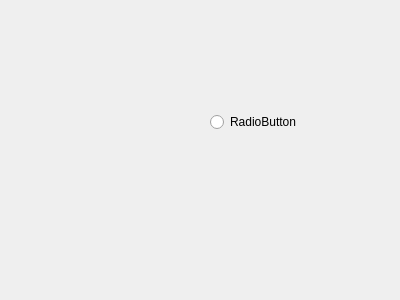
<?xml version="1.0" encoding="UTF-8"?>
<ui version="4.0">
 <class>vent_diagram</class>
 <widget class="QWidget" name="vent_diagram">
  <property name="geometry">
   <rect>
    <x>0</x>
    <y>0</y>
    <width>400</width>
    <height>300</height>
   </rect>
  </property>
  <property name="windowTitle">
   <string>Form</string>
  </property>
  <widget class="QRadioButton" name="radioButton">
   <property name="geometry">
    <rect>
     <x>210</x>
     <y>110</y>
     <width>102</width>
     <height>24</height>
    </rect>
   </property>
   <property name="text">
    <string>RadioButton</string>
   </property>
  </widget>
 </widget>
 <resources/>
 <connections/>
</ui>
